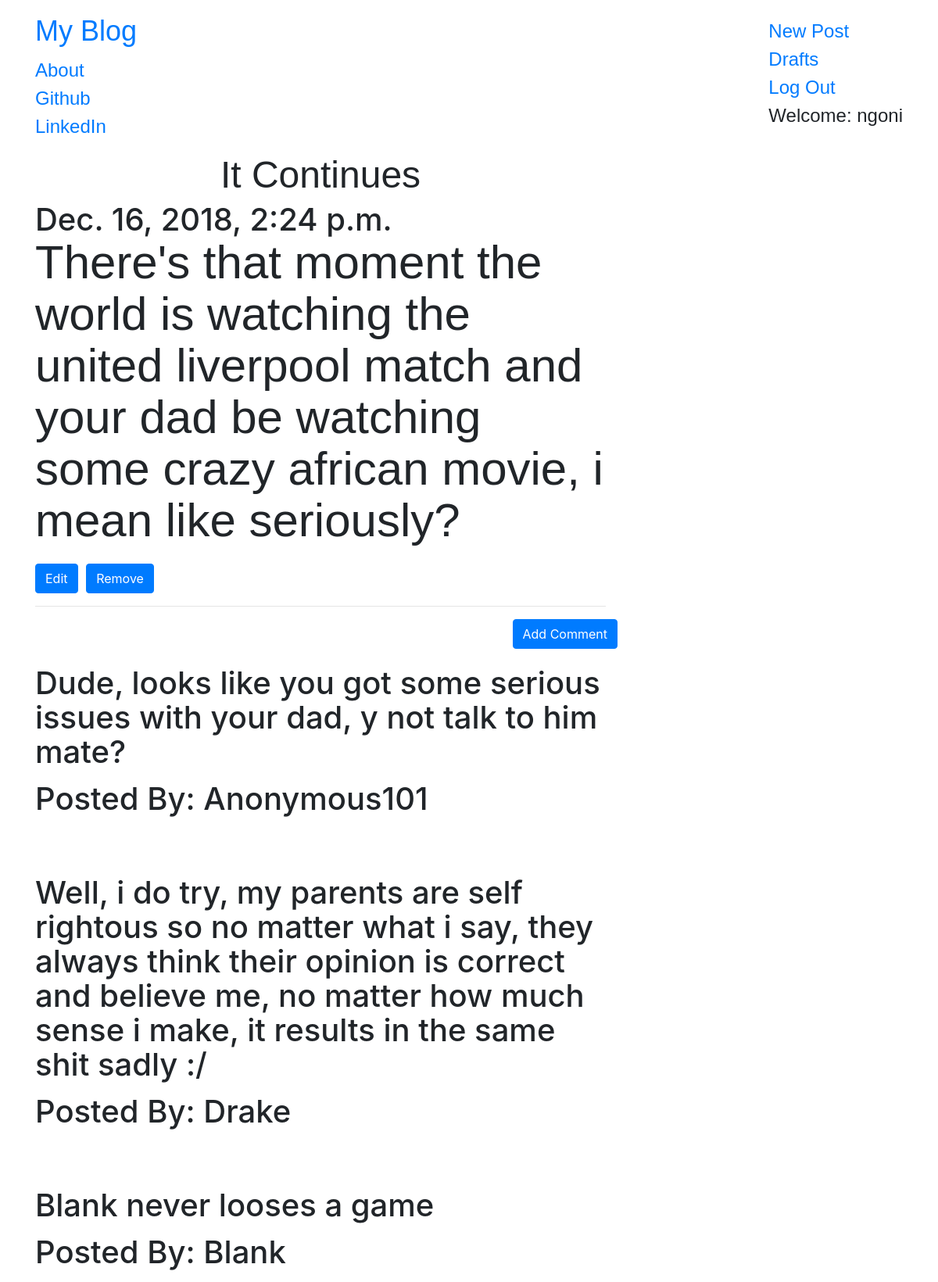
Screenshot of /post/6 (signed in) with the database file from the repository.
### blog/models.py (models this page shows, shortened)
class Post(models.Model):
    author = models.ForeignKey("auth.User", on_delete=models.CASCADE)
    title = models.CharField(max_length = 200)
    text = models.TextField()
    created_date = models.DateTimeField(default = timezone.now)
    published_date = models.DateTimeField(blank = True, null = True)

class Comment(models.Model):
    post = models.ForeignKey('blog.Post', related_name = 'comments', on_delete=models.CASCADE)
    author = models.CharField(max_length=200)
    text = models.TextField()
    create_date = models.DateTimeField(default = timezone.now())
    approved_comment = models.BooleanField(default = False)

### blog/views.py (the view)
# urls.py: url(r"^post/(?P<pk>\d+)$", views.PostDetailView.as_view(), name="post_detail"),
class PostDetailView(DetailView):
    model = Post

### blog/templates/blog/post_detail.html (shortened to what this page needs)
{% extends "blog/base.html" %}
{% block content %}
    <h1 class="posttitle loader">{{post.title}}<h1>
    {% if post.published_date %}
        <div>
            {{post.published_date}}
        </div>
    {% else %}
        <a class="btn btn-default" href="{% url 'post_publish' pk=post.pk %}">Publish</a>
    {% endif %}
    <p class = "postcontent editable loader">{{ post.text|safe|linebreaksbr }}</p>
    {% if user.is_authenticated %}
        <a class="btn btn-primary" href="{% url 'post_edit' pk=post.pk %}">Edit</a>
        <a class="btn btn-primary" href="{% url 'post_remove' pk=post.pk %}">Remove</a>
    {% endif %}
    <hr>
    <a class="btn btn-primary btn-comment" href="{% url 'add_comment_to_post' pk=post.pk %}">Add Comment</a>
    <div>
        {% for comment in post.comments.all %}
        <br>
            {% if user.is_authenticated or comment.approved_comment %}
                <p>{{comment.text|safe|linebreaks}}</p>
                <p>Posted By: {{comment.author}}</p>
            {% endif %}
            {% empty %}
            <p>No Comments!</p>
        {% endfor %}
    </div>
{% endblock content %}

### blog/templates/blog/base.html (shortened to what this page needs)
<!DOCTYPE html>
{% load staticfiles %}
<html>
<head>
        <link rel="stylesheet" href="{% static 'css/bootstrap.min.css' %}">
        <link rel="stylesheet" href="{% static 'css/bootstrap.css' %}">
        <link rel="stylesheet" href="{% static 'css/medium-editor.css' %}">
        <link rel="stylesheet" href="{% static 'css/themes/default.css' %}">
    <link rel="stylesheet" href="{% static 'css/blog.css' %}">
</head>
<body>
    <nav class="navbar navbar-default techfont custom-navbar" >
        <div class="container">
            <ul class="nav navbar-nav">
                <li> <a  class="navbar-brand bigbrand" href="{% url 'post_list' %}">My Blog</a> </li>
                <li> <a href="{% url 'about' %}">About</a> </li>
                <li> <a href="https://www.github.com">Github</a> </li>
                <li> <a href="https://www.linkedin.com">LinkedIn</a> </li>
            </ul>
            <ul class="nav navbar-nav navbar-right" >
                {% if user.is_authenticated %}
                    <li>
                        <a href="{% url 'post_new' %}">New Post</a>
                    </li>
                    <li>
                        <a href="{% url 'post_draft_list' %}">Drafts</a>
                    </li>
                    <li>
                        <a href="{% url 'logout' %}">Log Out</a>
                    </li>
                    <li>
                        <a>Welcome: {{user.username}}</a>
                    </li>
                {% else %}
                    <li> <a class="nav navbar-right" href="{% url 'login' %}">login</span></a> </li>
                {% endif %}
            </ul>
        </div>
    </nav>
    <div class="content container">
        <div class="row" >
            <div class="col-md-8">
                <div class="blog_posts">
                    {% block content %}
                    {% endblock %}
                </div>
            </div>
        </div>
    </div>
</body>
</html>

### blog/static/css/medium-editor.css (style rules this page uses)
.medium-editor-element { word-wrap: break-word; min-height: 30px; }

### blog/static/css/blog.css (style rules this page uses)
.techfont { font-family: 'Russo One', sans-serif; font-size: 1.5em; margin-bottom: 10px; }
.posttitle { font-family: 'Russo One', sans-serif; font-size: 3em; text-align: center; }
.postcontent { font-family: 'Montserrat', Verdana, Geneva, Tahoma, sans-serif; font-size: 1.5em; }
.btn-comment { position: absolute; right: 0px; }
.bigbrand { font-size: 1.5em; }
.loader { filter:hue-rotate(0deg); color: linear-gradient(45deg,#0f8,#08f); animation:hue 5000ms infinite linear; }

### rows the page displays
Post: title "It Continues", published_date "Dec. 16, 2018, 2:24 p.m.", text "There's that moment the world is watching the united liverpool match and your dad be watching some crazy african movie, i mean like seriously?"
Comment: text "Dude, looks like you got some serious issues with your dad, y not talk to him mate?", author "Anonymous101"
Comment: text "Well, i do try, my parents are self rightous so no matter what i say, they always think their opinion is correct and believe me, no matter how much sense i make, it results in the same shit sadly :/", author "Drake"
Comment: text "Blank never looses a game", author "Blank"

### other values shown
{{ user.username }} "ngoni"
